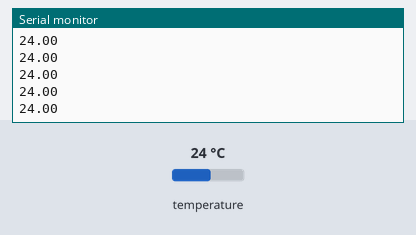
The sketch below on a simulated Arduino Uno, built with avr-gcc and run on an emulated ATmega328P. Shown: the last lines printed to the serial monitor. The test bench sets the inputs (shaded band); at power-on: temperature 24 °C.

Above: at 1.2 s.
1.3 s: temperature set to 12 °C
At 1.43 s:
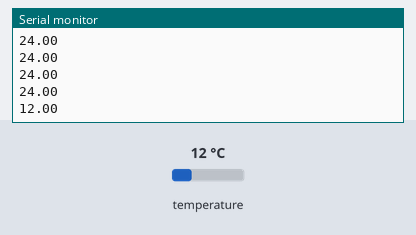
2.8 s: temperature set to 19 °C
At 2.84 s:
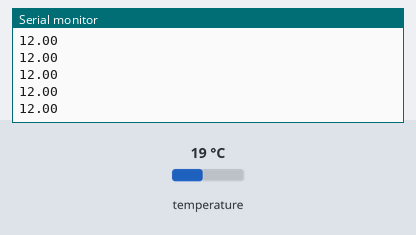
Timing chart, 0 to 5.8 s (numbered marks = the images above; inputs shaded):
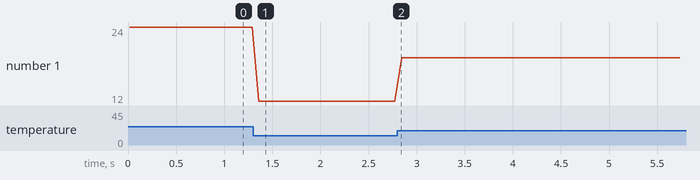

The sketch:

SHT_Arduino.ino
```cpp
 #include <SHT1x.h>
 #define dataPin 10
 #define clockPin 11
 SHT1x sht1x(dataPin, clockPin);
 float temp_c;
 void setup()
 {
 Serial.begin(9600);
 }
 void loop()
 {
  temp_c = sht1x.readTemperatureC();

 Serial.println(temp_c);

 delay(50);
}
```

Measured:
- after the input at 1.3 s, the serial monitor: prints a new line after 0.06 s (image 1)
- plotted number 1: 24 → 12 after the input at 1.3 s, 12 → 19 after the input at 2.8 s
